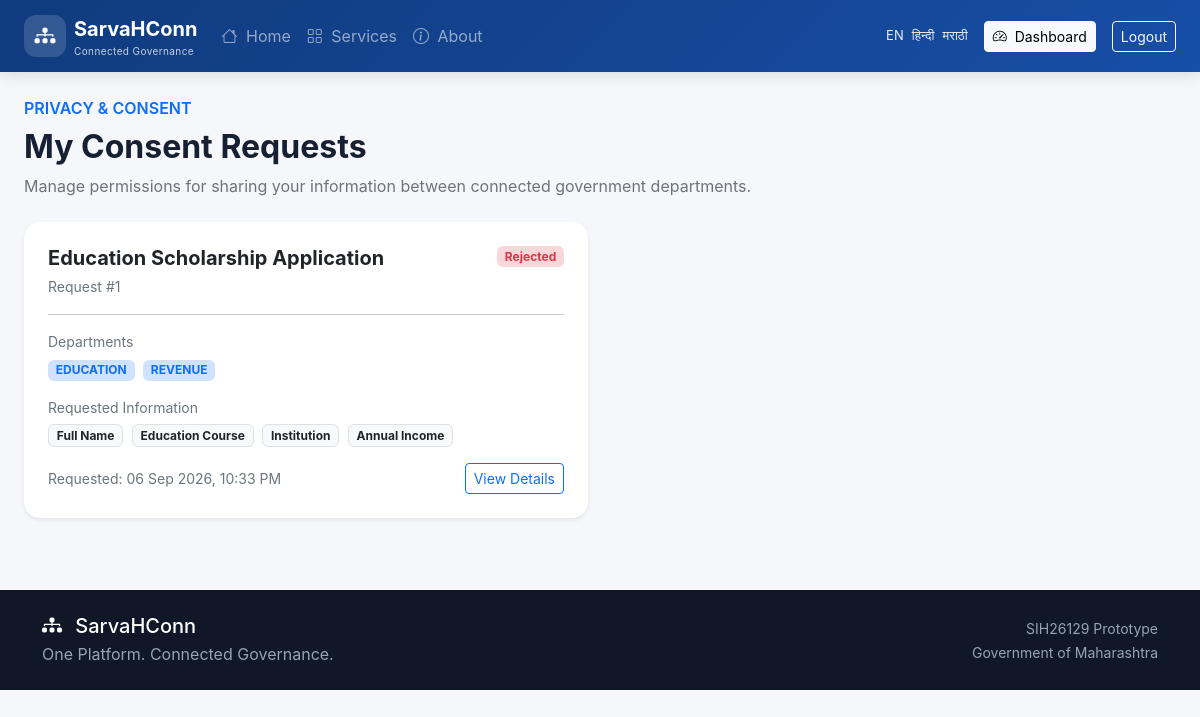
Page /consent/ (signed in) on the earlier database version.
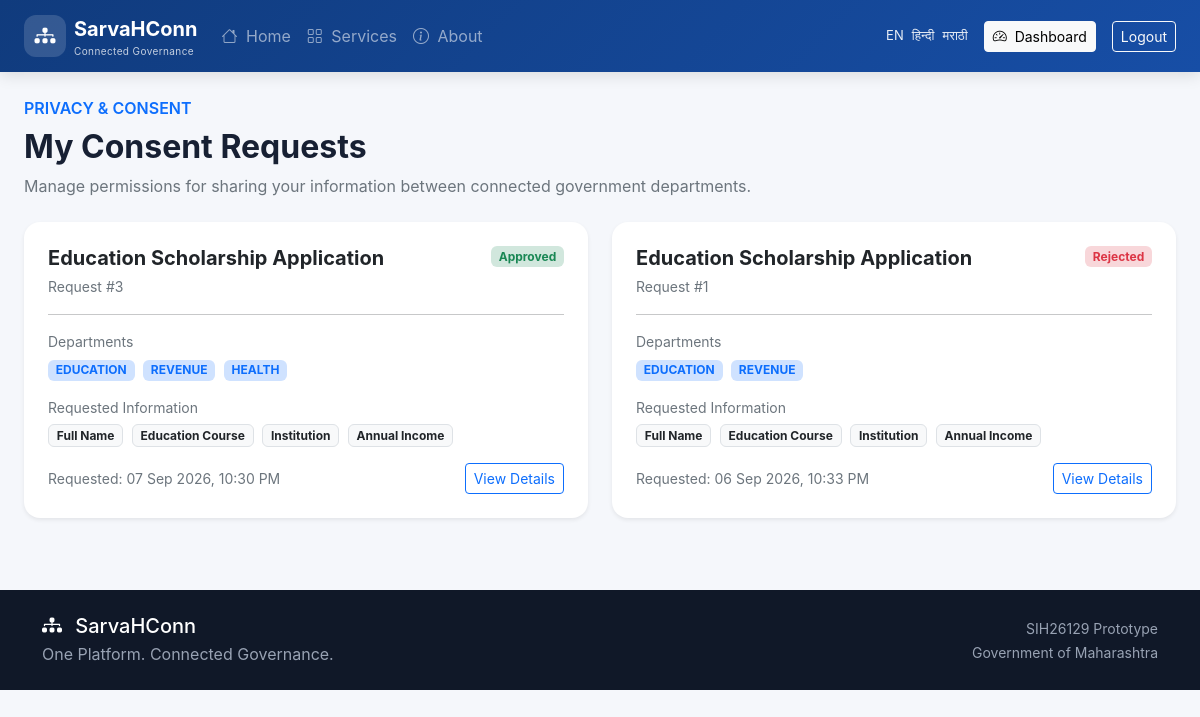
Same page on the later database version.
### consent/models.py (models this page shows, shortened)
class ConsentRequest(models.Model):
    STATUS_CHOICES = [
        ("PENDING", "Pending"),
        ("APPROVED", "Approved"),
        ("REJECTED", "Rejected"),
        ("EXPIRED", "Expired"),
    ]
    citizen = models.ForeignKey(
        settings.AUTH_USER_MODEL,
        on_delete=models.CASCADE,
        related_name="consent_requests",
    )
    purpose = models.CharField(
        max_length=255
    )
    requested_data = models.JSONField(
        default=list,
        blank=True
    )
    departments = models.JSONField(
        default=list,
        blank=True
    )
    status = models.CharField(
        max_length=20,
        choices=STATUS_CHOICES,
        default="PENDING",
    )
    requested_at = models.DateTimeField(
        auto_now_add=True
    )
    expires_at = models.DateTimeField(
        null=True,
        blank=True
    )
    responded_at = models.DateTimeField(
        null=True,
        blank=True
    )
    class Meta:
        ordering = ["-requested_at"]

### consent/views.py (the view)
@login_required
def consent_list(request):
    consent_requests = ConsentRequest.objects.filter(
        citizen=request.user
    )
    return render(
        request,
        "consent/list.html",
        {
            "consent_requests": consent_requests,
        },
    )

### templates/consent/list.html (shortened to what this page needs)
{% extends "base.html" %}
{% block content %}
<div class="container-fluid px-4 py-4">
    <div class="mb-4">
        <span class="text-primary fw-semibold">
            PRIVACY & CONSENT
        </span>
        <h2 class="fw-bold mt-2">
            My Consent Requests
        </h2>
        <p class="text-secondary">
            Manage permissions for sharing your information
            between connected government departments.
        </p>
    </div>
    {% if consent_requests %}
        <div class="row g-4">
            {% for consent in consent_requests %}
            <div class="col-lg-6">
                <div class="card border-0 shadow-sm h-100">
                    <div class="card-body p-4">
                        <div class="d-flex justify-content-between align-items-start">
                            <div>
                                <h5 class="fw-bold mb-1">
                                    {{ consent.purpose }}
                                </h5>
                                <small class="text-secondary">
                                    Request #{{ consent.id }}
                                </small>
                            </div>
                            {% if consent.status == "PENDING" %}
                                <span class="badge bg-warning-subtle text-warning">
                                    Pending
                                </span>
                            {% elif consent.status == "APPROVED" %}
                                <span class="badge bg-success-subtle text-success">
                                    Approved
                                </span>
                            {% elif consent.status == "REJECTED" %}
                                <span class="badge bg-danger-subtle text-danger">
                                    Rejected
                                </span>
                            {% else %}
                                <span class="badge bg-secondary-subtle text-secondary">
                                    {{ consent.get_status_display }}
                                </span>
                            {% endif %}
                        </div>
                        <hr>
                        <div class="mb-3">
                            <small class="text-secondary d-block mb-1">
                                Departments
                            </small>
                            {% for department in consent.departments %}
                                <span class="badge bg-primary-subtle text-primary me-1">
                                    {{ department }}
                                </span>
                            {% endfor %}
                        </div>
                        <div class="mb-3">
                            <small class="text-secondary d-block mb-1">
                                Requested Information
                            </small>
                            {% for data in consent.requested_data %}
                                <span class="badge bg-light text-dark border me-1">
                                    {{ data }}
                                </span>
                            {% endfor %}
                        </div>
                        <div class="d-flex justify-content-between align-items-center">
                            <small class="text-secondary">
                                Requested:
                                {{ consent.requested_at|date:"d M Y, h:i A" }}
                            </small>
                            <a
                                href="{% url 'consent:detail' consent.id %}"
                                class="btn btn-outline-primary btn-sm"
                            >
                                View Details
                            </a>
                        </div>
                    </div>
                </div>
            </div>
            {% endfor %}
        </div>
    {% endif %}
</div>
{% endblock %}

Differences in the rows shown:
added ConsentRequest: purpose "Education Scholarship Application", id "3", status "Approved", departments "EDUCATION" "REVENUE" "HEALTH", requested_data "Full Name" "Education Course" "Institution" "Annual Income", requested_at "07 Sep 2026, 10:30 PM"
